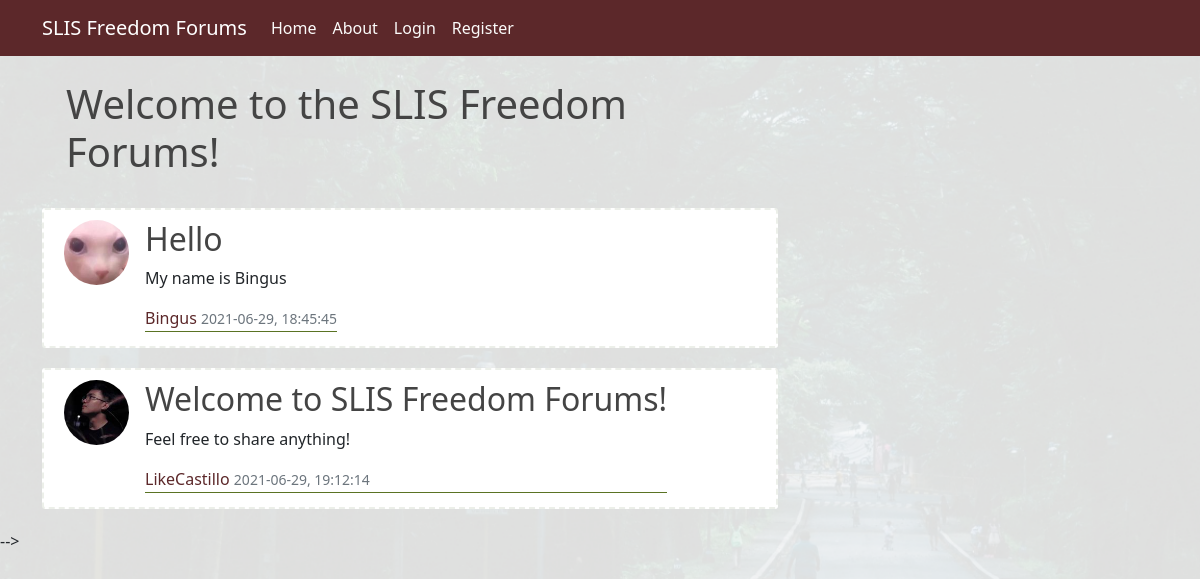
The page /home on the database its author committed.
### app/models.py (models this page shows, shortened)
class Post(db.Model):
    id = db.Column(db.Integer, primary_key=True)
    title = db.Column(db.String(90), nullable=False)
    date_posted = db.Column(db.DateTime, nullable=False, default=datetime.utcnow)
    content = db.Column(db.Text(500), nullable=False)
    user_id = db.Column(db.Integer, db.ForeignKey('user.id'), nullable=False)

class User(db.Model, UserMixin):
    id = db.Column(db.Integer, primary_key=True)
    username = db.Column(db.String(25), unique=True, nullable=False)
    email = db.Column(db.String(50), unique=True, nullable=False)
    prof_pic = db.Column(db.String(20), nullable=False, default='bingus.jpg')
    password = db.Column(db.String(60), nullable=False)
    posts = db.relationship('Post', backref='author', lazy=True)

### app/routes.py (the view)
@app.route('/')
@app.route('/home')
def home():
    posts = Post.query.all()
    return render_template('home.html', posts=posts)

### app/templates/home.html
{% extends 'base.html' %}
{% block content %}
    <div class="container">
      <h1>Welcome to the SLIS Freedom Forums!</h1>
      <br>
    </div>
    {% for post in posts %}
        <article class="media content-section" style="display:flex" >
          <img class="rounded-circle article-img" src="{{ url_for('static', filename='profile_pics/') + post.author.prof_pic }}" >
          <div class="media-body" >
                <h2><a class="article-title" href="{{ url_for('post', post_id=post.id) }}">{{ post.title }}</a></h2>
                <p class="article-content">{{ post.content }}</p>
                <div class="article-metadata" style="float-left">
                  <a class="mr-2" href="#">{{ post.author.username }}</a>
                  <small class="text-muted">{{ post.date_posted.strftime('%Y-%m-%d, %H:%M:%S') }}</small>
                </div>
          </div>
        </article>
    {% endfor %}
{% endblock %}

### app/templates/base.html (shortened to what this page needs)
<!DOCTYPE html>
<html lang="en">
<head>
    <link href="https://cdn.jsdelivr.net/npm/bootstrap@5.0.1/dist/css/bootstrap.min.css" rel="stylesheet">
    <link rel="stylesheet" type="text/css" href="{{ url_for('static', filename='main.css') }}">
</head>
<body>
{% include 'nav.html' %}
<main role="main" class="container">
  <div class="row">
    <div class="col-md-8">
      {% block content %}{% endblock %}
    </div>
  </div>
</main>
</body>
</html>

### app/templates/nav.html (shortened to what this page needs)
<header class="site-header">
  <nav class="navbar navbar-expand-md navbar-dark bg-steel fixed-top">
    <div class="container">
      <a class="navbar-brand mr-4" href="/">SLIS Freedom Forums</a>
      <div class="collapse navbar-collapse" id="navbarToggle">
        <div class="navbar-nav mr-auto">
          <a class="nav-item nav-link" href="/">Home</a>
          <a class="nav-item nav-link" href="/about">About</a>
        </div>
        <div class="navbar-nav">
          {% if current_user.is_authenticated %}
            <a class="nav-item nav-link" href="{{ url_for('new_post') }}">New Post</a>
            <a class="nav-item nav-link" href="{{ url_for('account') }}">Account</a>
            <a class="nav-item nav-link" href="{{ url_for('logout') }}">Logout</a>
          {% else %}
            <a class="nav-item nav-link" href="{{ url_for('login') }}">Login</a>
            <a class="nav-item nav-link" href="{{ url_for('register') }}">Register</a>
          {% endif %}
        </div>
      </div>
    </div>
  </nav>
</header>

### app/static/main.css (style rules this page uses)
body { background-image: url(profile_pics/updbg.png); background-position: center center; background-repeat: no-repeat; background-attachment: fixed; background-size: cover; background-color: #fafafa; margin-top: 5rem; }
h1, h2, h3, h4, h5, h6 { color: #444444; }
.bg-steel { background-color: #5c282a; }
.site-header .navbar-nav .nav-link { color: #fbfbfa; }
.content-section { background: #ffffff; padding: 10px 20px; border: 2px dashed #ecefe9; border-radius: 3px; margin-bottom: 20px; }
.article-title { color: #444444; text-decoration: none; }
.article-content { white-space: pre-line; }
.article-img { height: 65px; width: 65px; margin-right: 16px; }
.article-metadata { padding-bottom: 1px; margin-bottom: 4px; border-bottom: 1px solid #5a7323 }
a { color: #5c282a; text-decoration: none; }

### rows shown on the page
Post: prof_pic (picture), title "Hello", content "My name is Bingus", author.username "Bingus", date_posted "2021-06-29, 18:45:45"
Post: prof_pic (picture), title "Welcome to SLIS Freedom Forums!", content "Feel free to share anything!", author.username "LikeCastillo", date_posted "2021-06-29, 19:12:14"
